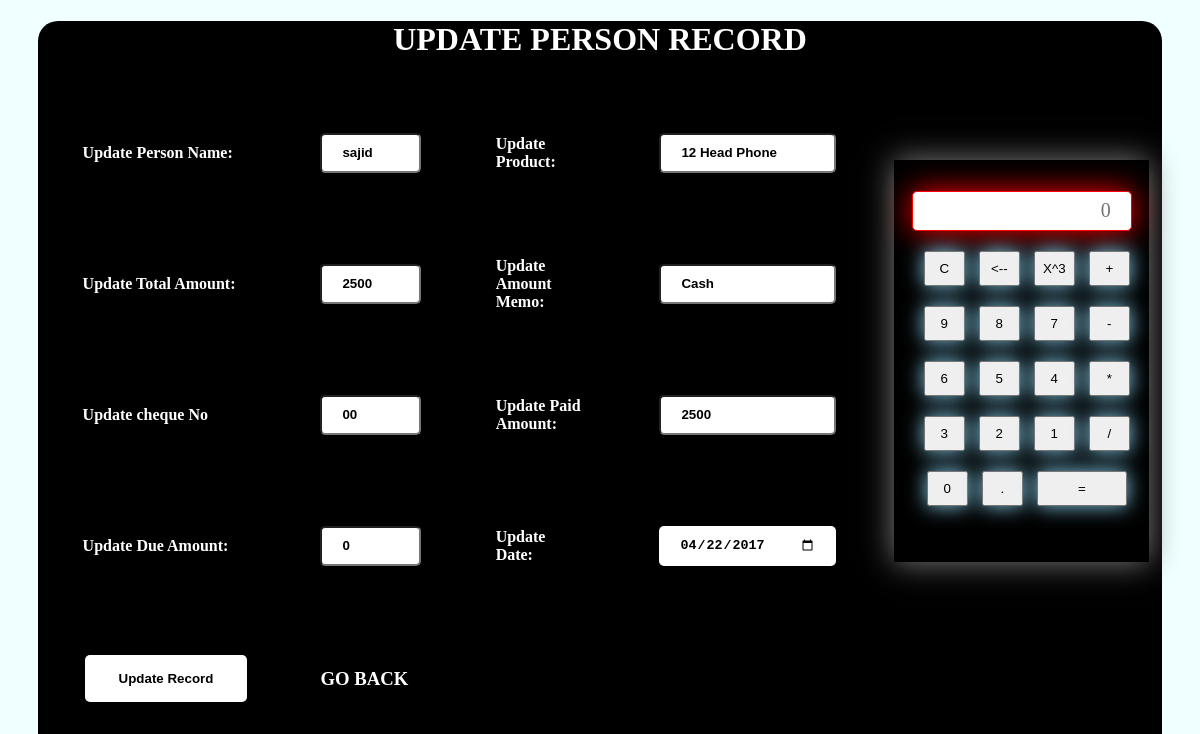
The page /update_precord.php?update=47 (signed in) on the database its author committed.
### tables this page shows
CREATE TABLE `add_person_record` (
  `id` int(11) NOT NULL,
  `person_id` varchar(255) NOT NULL,
  `person_name` varchar(255) NOT NULL,
  `product` varchar(255) NOT NULL,
  `t_amount` int(11) NOT NULL,
  `amount_memo` varchar(255) NOT NULL,
  `cheque_no` varchar(255) NOT NULL,
  `p_amount` int(11) NOT NULL,
  `d_amount` int(11) NOT NULL,
  `date` date NOT NULL
);

### update_precord.php (the view, shortened to what this page needs)
<?php
include("database.php");
if(isset($_GET['update']))
{
	global $link;
$edit_record=$_GET['update'];
$Query='select *from add_person_record where id="'.$edit_record.'"';
$run=mysqli_query($link,$Query);
while ($row = mysqli_fetch_array($run))
{
	$edit_id=$row['id'];
	$person_name=$row['person_name'];
	$product=$row['product'];
	$total_amount=$row['t_amount'];
	$paid_amount_memo=$row['amount_memo'];
	$cheque_no=$row['cheque_no'];
	$paid_amount=$row['p_amount'];
	$due_amount=$row['d_amount'];
	$date=$row['date'];
}
}
?>
<!DOCTYPE html>
<html>
<head>
	<link rel="stylesheet" type="text/css" href="style.css" media="all" />
	<link rel="stylesheet" type="text/css" href="design.css" media="all" />
</head>
<body>
<div class="maincontainer" style="width: 100%; height: 770px; background: Azure;">
<div style="width: 95%; height: 770px; background: black; border-radius: 20px; margin-top: 10px; color:white; margin:0 auto">
	<h1 style="text-align: center;">UPDATE PERSON RECORD</h1>
<div style="width: 75%; height:700px;  float: left;">
		<form method="post" action="update_precord.php?edit_form=<?php echo $edit_id;?>">
	<table cellpadding="30" cellspacing="15">
		<tr>
			<td style="font-weight: bold;">Update Person Name:</td>
			<td><input type="text" name="u_p_name" id="u_p_name" value="<?php echo $person_name?>" ></td>
			<td style="font-weight: bold;">Update Product:</td>
			<td><input type="text" name="u_product" id="u_product" value="<?php echo $product?>" ></td>
		</tr>
		<tr>
			<td style="font-weight: bold;">Update Total Amount:</td>
			<td><input type="text" name="u_t_amount" id="u_t_amount" value="<?php echo $total_amount?>"></td>
			<td style="font-weight: bold;">Update Amount Memo:</td>
			<td><input type="text" name="u_amount_m" value="<?php echo $paid_amount_memo?>"></td>
		</tr>
			<tr>
			<td style="font-weight: bold;">Update cheque No</td>
			<td><input type="text" name="u_c_no" id="u_c_no" value="<?php echo $cheque_no?>" ></td>
			<td style="font-weight: bold;">Update Paid Amount:</td>
			<td><input type="text" name="u_p_amount" id="u_p_amount" value="<?php echo $paid_amount?>"></td>
		</tr>
		<tr>
			<td style="font-weight: bold;">Update Due Amount:</td>
			<td><input type="text" name="u_d_amount" id="u-d_amount" value="<?php echo $due_amount?>"></td>
			<td style="font-weight: bold;">Update Date:</td>
			<td><input type="date" name="u_date" id="u_date" value="<?php echo $date?>" style="   width: 100%; padding: 12px 20px;margin: 8px 0;box-sizing: border-box;height: 40px;color:black;font-weight: bold;border-radius: 5px; border: none;"></td>
		</tr>
		<tr>
			<td><div class="tooltip"><input type="submit" name="update_record" id="update_record" value="Update Record"><span class="tooltiptext">Click Now</span></div></td>
			<td><a href="main_page.php" style="text-decoration: none; color:white;"><h3>GO BACK</h3></a></td>
		</tr>
	</table>
	</form>
</div>
<div style="width: 25%; height:700px; ; float: left;" >
	<div style="width: 90%; height: 400px; margin: 0 auto; margin-top: 80px;" id="calculator">
	<form>
		<input type="text" id="display" placeholder="0"><br>
		<input type="button" value="C" id="keys" onclick="addtoscreen('c')">
		<input type="button" value="<--" id="keys" onclick="backspace()">
		<input type="button" value="X^3" id="keys" onclick="power(3)">
		<input type="button" value="+" id="keys" onclick="addtoscreen('+')"><br>
		<input type="button" value="9" id="keys" onclick="addtoscreen('9')">
		<input type="button" value="8" id="keys" onclick="addtoscreen('8')">
		<input type="button" value="7" id="keys" onclick="addtoscreen('7')">
		<input type="button" value="-" id="keys" onclick="addtoscreen('-')"><br>
		<input type="button" value="6" id="keys" onclick="addtoscreen('6')">
		<input type="button" value="5" id="keys" onclick="addtoscreen('5')">
		<input type="button" value="4" id="keys" onclick="addtoscreen('4')">
		<input type="button" value="*" id="keys" onclick="addtoscreen('*')"><br>
		<input type="button" value="3" id="keys" onclick="addtoscreen('3')">
		<input type="button" value="2" id="keys" onclick="addtoscreen('2')">
		<input type="button" value="1" id="keys" onclick="addtoscreen('1')">
		<input type="button" value="/" id="keys" onclick="addtoscreen('/')"><br>
		<input type="button" value="0" id="keys" onclick="addtoscreen('0')">
		<input type="button" value="." id="keys" onclick="addtoscreen('.')">
		<input type="button" value="=" id="equal" onclick="answer()">
	</form>
	</div>
</div>
</div>
</div>
</body>
</html>

### style.css (style rules this page uses)
body { background: Azure ; }
.maincontainer { width: 100%; height: 1000px; background-color:black; }
input[type=text] { width: 100%; height: 40px; padding: 12px 20px; margin: 8px 0; box-sizing: border-box; color: black; font-weight: bold; border-radius: 5px; }
input[type=submit] { width: 100%; background-color:white; border: none; color: black; font-weight: bold; padding: 16px 32px; text-decoration: none; margin: 4px 2px; cursor: pointer; border-radius: 5px; }
.tooltip { position: relative; display: inline-block; border-bottom: 1px dotted black; width: 100%; }

### design.css (style rules this page uses)
#calculator { width: 80%; height: 350px; border: 1px solid black; text-align: center; margin: 150px auto; box-shadow: 0px 0px 30px gray; }
#display { margin-top: 30px; margin-bottom: 20px; width: 220px; height:40px; border: 1px solid red; box-shadow: 0px 0px 30px red; text-align: right; font: 20px bold; color: black; }
#keys { width: 41px; height: 35px; margin-left:10px; margin-bottom: 20px; box-shadow: 0px 0px 20px skyblue; cursor:pointer; }
#equal { width: 90px; height: 35px; margin-left:10px; margin-bottom: 20px; box-shadow: 0px 0px 20px skyblue; cursor:pointer; }

### rows shown on the page
add_person_record: u_p_name "sajid", u_product "12 Head Phone", u_t_amount "2500", u_amount_m "Cash", u_c_no "00", u_p_amount "2500", u_d_amount "0", u_date "04/22/2017"
